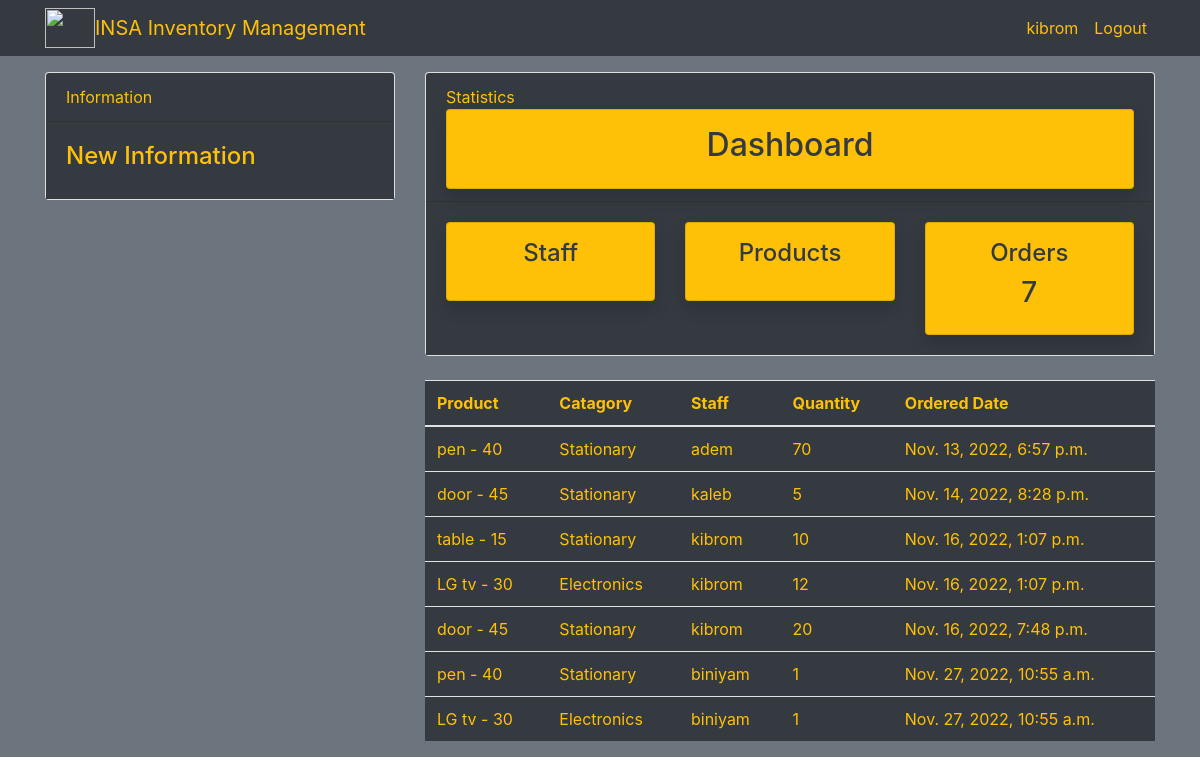
The page /orders/ (signed in) on the database its author committed.
### dashboard/models.py (models this page shows, shortened)
class Order(models.Model):
    product = models.ForeignKey(Product,on_delete=models.CASCADE,null=True)
    staff = models.ForeignKey(User,models.CASCADE,null=True)
    order_quantity = models.PositiveIntegerField(null=True)
    date = models.DateTimeField(auto_now_add=True)

class Product(models.Model):
    name = models.CharField(max_length=100,null=True)
    category = models.CharField(max_length=20,choices=CATEGORY ,null=True)
    quantity = models.PositiveIntegerField(null=True)
    class Meta:
        verbose_name_plural = 'Product'
    def __str__(self):
        return f'{self.name} - {self.quantity}'

### dashboard/views.py (the view)
# urls.py: path('orders/',views.orders, name='dashboard-orders'),
@login_required
def orders(request):
    myOrder = Order.objects.all()
    order_count = myOrder.count()
    context = {
        'myOrder':myOrder,
        'orders_count':order_count,
    }
    return render(request,'dashboard/orders.html',context)

### templates/dashboard/orders.html (shortened to what this page needs)
<div class="bg-secondary ">
{% extends 'partials/base.html' %}
{% block content %}
{% include 'partials/topnav.html' %}
    <div class="container">
        <div class="row mt-4">
            <div class="col-md-4">
            </div>
            <div class="col-md-8">
                <table class="table bg-dark text-warning">
                    <thead class="bg-dark">
                        <tr class="text-warning">
                            <th scope="col">Product</th>
                            <th scope="col">Catagory</th>
                            <th scope="col">Staff</th>
                            <th scope="col">Quantity</th>
                            <th scope="col">Ordered Date</th>
                        </tr>
                    </thead>
                    <tbody>
                        {% for order in myOrder %}
                        <tr>
                            <td>{{order.product}}</td>
                            <td>{{order.product.category}}</td>
                            <td>{{order.staff.username}}</td>
                            <td>{{order.order_quantity}}</td>
                            <td>{{order.date}}</td>
                        {% endfor %}
                    </tbody>
                </table>
            </div>
        </div>
    </div>
</div>
{% endblock %}

### templates/partials/nav.html (shortened to what this page needs)
<nav class="navbar navbar-expand-lg navbar-dark bg-dark fixed-top">
    <div class="container">
      <img   src="/media/insa.jpg" style="width:50px;height:40px; " alt="">
    <a class="navbar-brand text-warning" href="{% url 'dashboard-index' %}">
      INSA Inventory Management </a>
    <div class="collapse navbar-collapse" id="navbarSupportedContent">
      <ul class="navbar-nav ml-auto">
      {% if user.is_authenticated %}
        <li class="nav-item active">
          <a class="nav-link  text-warning" href="{% url 'user-profile' %}">{{user.username}} <span class="sr-only">(current)</span></a>
        </li>
        <li class="nav-item">
          <a class="nav-link  text-warning" href="{% url 'user-logout' %}">Logout</a>
        </li>
       {% endif %}
      </ul>
    </div>
</div>
  </nav>
  <br><br>

### rows shown on the page
Order: product "pen - 40", product.category "Stationary", staff.username "adem", order_quantity "70", date "Nov. 13, 2022, 6:57 p.m."
Order: product "door - 45", product.category "Stationary", staff.username "kaleb", order_quantity "5", date "Nov. 14, 2022, 8:28 p.m."
Order: product "table - 15", product.category "Stationary", staff.username "kibrom", order_quantity "10", date "Nov. 16, 2022, 1:07 p.m."
Order: product "LG tv - 30", product.category "Electronics", staff.username "kibrom", order_quantity "12", date "Nov. 16, 2022, 1:07 p.m."
Order: product "door - 45", product.category "Stationary", staff.username "kibrom", order_quantity "20", date "Nov. 16, 2022, 7:48 p.m."
Order: product "pen - 40", product.category "Stationary", staff.username "biniyam", order_quantity "1", date "Nov. 27, 2022, 10:55 a.m."
Order: product "LG tv - 30", product.category "Electronics", staff.username "biniyam", order_quantity "1", date "Nov. 27, 2022, 10:55 a.m."

### other values the page prints
{{ user.username }} "kibrom"
{{ orders_count }} "7"
